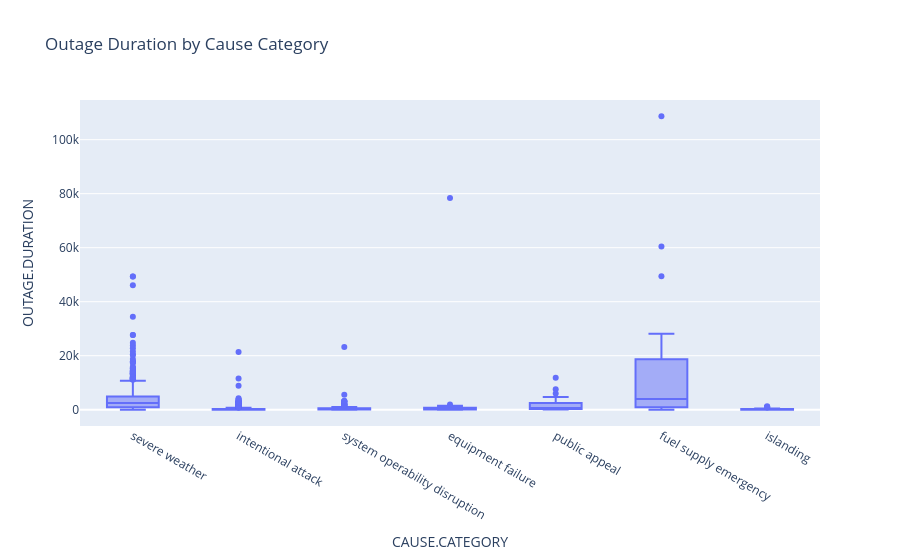

Write notebook code for a chart like this one.
### Markdown cell above
This plot shows how the number of major outages changes over time. There is a noticeable increase around 2010–2011, suggesting a period with more frequent outages.

### Code cell
# compare outage duration across different cause categories
fig = px.box(
    df,
    x='CAUSE.CATEGORY',
    y='OUTAGE.DURATION',
    title='Outage Duration by Cause Category'
)

fig.show()
fig.write_html("assets/duration_by_cause.html", include_plotlyjs='cdn')

### Figure 1 — Plotly figure (JSON) as saved in the notebook; plotly's stock layout.template omitted (floating-point values rounded to 4 significant figures; data arrays with more than 128 entries replaced by an {"elided": "..."} marker saying what was removed)
{"data": [{"alignmentgroup": "True", "hovertemplate": "CAUSE.CATEGORY=%{x}<br>OUTAGE.DURATION=%{y}<extra></extra>", "legendgroup": "", "marker": {"color": "#636efa"}, "name": "", "notched": false, "offsetgroup": "", "orientation": "v", "showlegend": false, "type": "box", "x": {"elided": "1534 str values"}, "x0": " ", "xaxis": "x", "y": {"elided": "1534 int values"}, "y0": " ", "yaxis": "y"}], "layout": {"boxmode": "group", "legend": {"tracegroupgap": 0}, "title": {"text": "Outage Duration by Cause Category"}, "xaxis": {"anchor": "y", "domain": [0, 1], "title": {"text": "CAUSE.CATEGORY"}}, "yaxis": {"anchor": "x", "domain": [0, 1], "title": {"text": "OUTAGE.DURATION"}}}}
